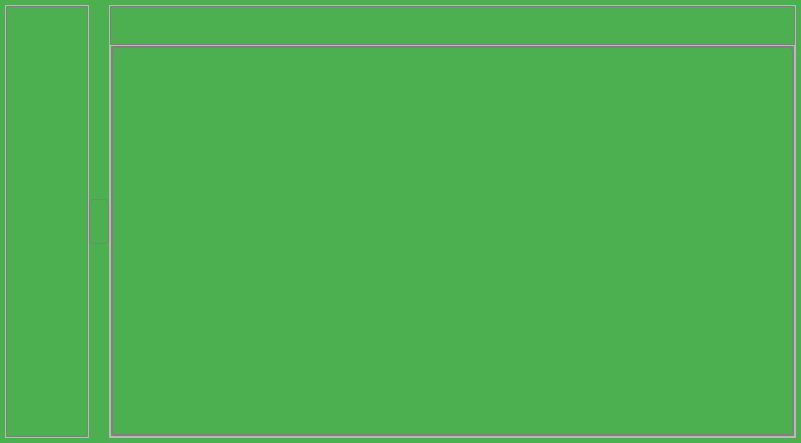
<?xml version="1.0" encoding="UTF-8"?>
<ui version="4.0">
 <class>Widget</class>
 <widget class="QWidget" name="Widget">
  <property name="geometry">
   <rect>
    <x>0</x>
    <y>0</y>
    <width>801</width>
    <height>443</height>
   </rect>
  </property>
  <property name="windowTitle">
   <string>Widget</string>
  </property>
  <property name="styleSheet">
   <string notr="true"/>
  </property>
  <layout class="QHBoxLayout" name="horizontalLayout">
   <property name="spacing">
    <number>0</number>
   </property>
   <property name="leftMargin">
    <number>0</number>
   </property>
   <property name="topMargin">
    <number>0</number>
   </property>
   <property name="rightMargin">
    <number>0</number>
   </property>
   <property name="bottomMargin">
    <number>0</number>
   </property>
   <item>
    <widget class="QFrame" name="frame_back">
     <property name="styleSheet">
      <string notr="true">#frame_back{
	border-image: url(:/008 Rainy Ashville.png);
	 background-color: #4CAF50; /* 背景颜色 */
    color: white;              /* 文字颜色 */
    border-radius: 0px;       /* 圆角半径，所有四个角都应用这个值 */
    padding: 5px;              /* 内边距 */
}



</string>
     </property>
     <property name="frameShape">
      <enum>QFrame::StyledPanel</enum>
     </property>
     <property name="frameShadow">
      <enum>QFrame::Raised</enum>
     </property>
     <layout class="QHBoxLayout" name="horizontalLayout_2">
      <property name="spacing">
       <number>0</number>
      </property>
      <property name="leftMargin">
       <number>0</number>
      </property>
      <property name="topMargin">
       <number>0</number>
      </property>
      <property name="rightMargin">
       <number>0</number>
      </property>
      <property name="bottomMargin">
       <number>0</number>
      </property>
      <item>
       <widget class="QFrame" name="frame">
        <property name="sizePolicy">
         <sizepolicy hsizetype="Preferred" vsizetype="Preferred">
          <horstretch>1</horstretch>
          <verstretch>0</verstretch>
         </sizepolicy>
        </property>
        <property name="minimumSize">
         <size>
          <width>0</width>
          <height>0</height>
         </size>
        </property>
        <property name="maximumSize">
         <size>
          <width>84</width>
          <height>16777215</height>
         </size>
        </property>
        <property name="frameShape">
         <enum>QFrame::StyledPanel</enum>
        </property>
        <property name="frameShadow">
         <enum>QFrame::Raised</enum>
        </property>
        <layout class="QHBoxLayout" name="horizontalLayout_3">
         <property name="spacing">
          <number>0</number>
         </property>
         <property name="leftMargin">
          <number>0</number>
         </property>
         <property name="topMargin">
          <number>0</number>
         </property>
         <property name="rightMargin">
          <number>0</number>
         </property>
         <property name="bottomMargin">
          <number>0</number>
         </property>
         <item>
          <widget class="QWidget" name="widget_tools" native="true">
           <property name="styleSheet">
            <string notr="true">#widget_tools{
	
    background-color: transparent;
    border: 1px solid gray;
    border-radius: 4px;
}</string>
           </property>
           <layout class="QVBoxLayout" name="verticalLayout_2"/>
          </widget>
         </item>
        </layout>
       </widget>
      </item>
      <item>
       <widget class="QPushButton" name="pushButton_chagetools">
        <property name="maximumSize">
         <size>
          <width>20</width>
          <height>45</height>
         </size>
        </property>
        <property name="styleSheet">
         <string notr="true">#pushButton_chagetools {
    background-color: transparent;
    border: 1px solid gray;
    border-radius: 4px;
    padding: 5px 10px;
    /* 不要使用 border-image 来设置图标 */
}

/* 您可以添加其他状态样式，如 :hover 和 :pressed */
#pushButton_chagetools:hover {
    border-color: darkgray;
}

#pushButton_chagetools:pressed {
    border-color: black;
}</string>
        </property>
        <property name="text">
         <string/>
        </property>
       </widget>
      </item>
      <item>
       <widget class="QFrame" name="frame_2">
        <property name="sizePolicy">
         <sizepolicy hsizetype="Preferred" vsizetype="Preferred">
          <horstretch>8</horstretch>
          <verstretch>0</verstretch>
         </sizepolicy>
        </property>
        <property name="frameShape">
         <enum>QFrame::StyledPanel</enum>
        </property>
        <property name="frameShadow">
         <enum>QFrame::Raised</enum>
        </property>
        <layout class="QVBoxLayout" name="verticalLayout">
         <property name="spacing">
          <number>0</number>
         </property>
         <property name="leftMargin">
          <number>0</number>
         </property>
         <property name="topMargin">
          <number>0</number>
         </property>
         <property name="rightMargin">
          <number>0</number>
         </property>
         <property name="bottomMargin">
          <number>0</number>
         </property>
         <item>
          <widget class="QFrame" name="frame_loacal">
           <property name="sizePolicy">
            <sizepolicy hsizetype="Preferred" vsizetype="Preferred">
             <horstretch>0</horstretch>
             <verstretch>1</verstretch>
            </sizepolicy>
           </property>
           <property name="styleSheet">
            <string notr="true">    background-color: transparent;
    border: 1px solid gray;
    border-radius: 4px;</string>
           </property>
           <property name="frameShape">
            <enum>QFrame::StyledPanel</enum>
           </property>
           <property name="frameShadow">
            <enum>QFrame::Raised</enum>
           </property>
          </widget>
         </item>
         <item>
          <widget class="QFrame" name="frame_fuction">
           <property name="sizePolicy">
            <sizepolicy hsizetype="Preferred" vsizetype="Preferred">
             <horstretch>0</horstretch>
             <verstretch>10</verstretch>
            </sizepolicy>
           </property>
           <property name="frameShape">
            <enum>QFrame::StyledPanel</enum>
           </property>
           <property name="frameShadow">
            <enum>QFrame::Raised</enum>
           </property>
           <layout class="QHBoxLayout" name="horizontalLayout_4">
            <property name="spacing">
             <number>0</number>
            </property>
            <property name="leftMargin">
             <number>0</number>
            </property>
            <property name="topMargin">
             <number>0</number>
            </property>
            <property name="rightMargin">
             <number>0</number>
            </property>
            <property name="bottomMargin">
             <number>0</number>
            </property>
            <item>
             <widget class="QStackedWidget" name="stackedWidget">
              <property name="styleSheet">
               <string notr="true">    background-color: transparent;
    border: 1px solid gray;
    border-radius: 4px;</string>
              </property>
              <widget class="QWidget" name="page"/>
              <widget class="QWidget" name="page_2"/>
             </widget>
            </item>
           </layout>
          </widget>
         </item>
        </layout>
       </widget>
      </item>
     </layout>
    </widget>
   </item>
  </layout>
 </widget>
 <resources/>
 <connections/>
</ui>
